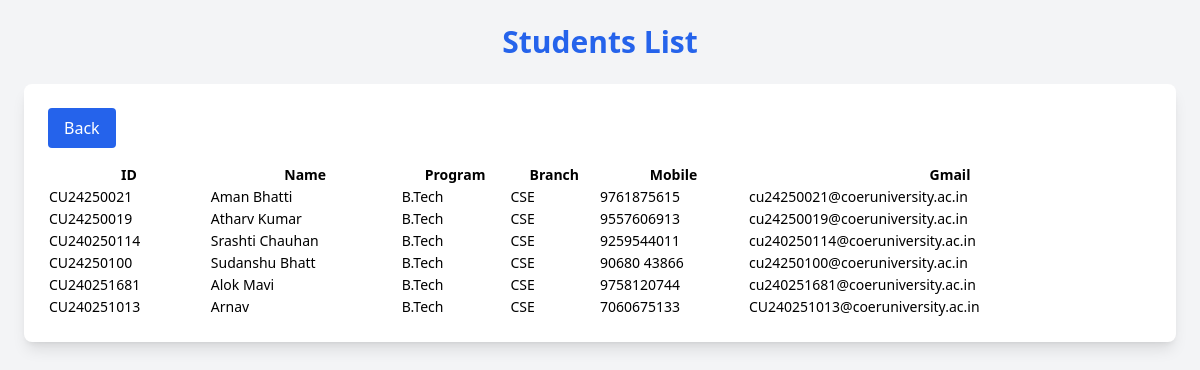
Before: /students with the older database file.
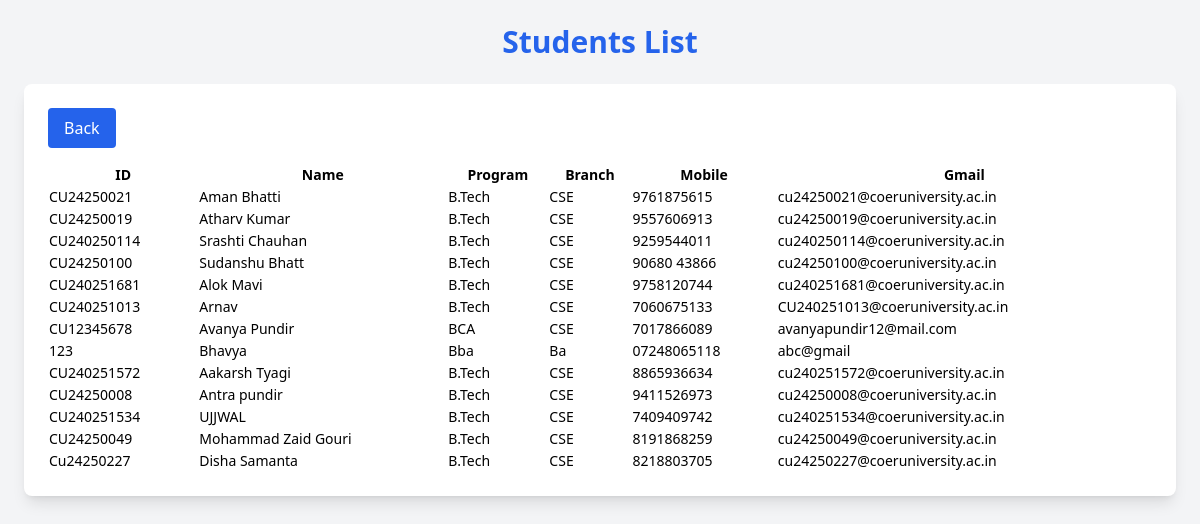
After: the same page with the newer database file.
### tables this page shows
CREATE TABLE students (
    ID TEXT PRIMARY KEY,
    Name TEXT,
    Program TEXT,
    Branch TEXT,
    Mobile TEXT,
    Gmail TEXT
);

### app.py (the view)
@app.route('/students')
def students():
    try:
        conn = sqlite3.connect('database.db')
        cursor = conn.cursor()
        cursor.execute("SELECT ID, Name, Program, Branch, Mobile, Gmail FROM students")
        data = cursor.fetchall()
        conn.close()
        return render_template('students.html', students=data)
    except Exception as e:
        return str(e)

### templates/students.html (shortened to what this page needs)
<!DOCTYPE html>
<html lang="en">
<head>
  <script src="https://cdn.tailwindcss.com"></script>
  <link rel="stylesheet" href="https://cdn.datatables.net/1.13.4/css/jquery.dataTables.min.css">
  <link rel="stylesheet" href="https://cdn.datatables.net/buttons/2.4.2/css/buttons.dataTables.min.css">
  <link rel="stylesheet" href="https://cdn.datatables.net/responsive/2.4.1/css/responsive.dataTables.min.css">
</head>
<body class="bg-gray-100 min-h-screen">
  <h1 class="text-3xl font-bold text-center text-blue-600 py-6">Students List</h1>
  <div class="max-w-6xl mx-auto bg-white shadow-lg p-6 rounded-lg overflow-x-auto">
    <button onclick="window.location.href='/'" class="bg-blue-600 text-white px-4 py-2 rounded mb-4">
      Back
    </button>
    <table id="studentsTable" class="display nowrap w-full text-sm">
      <thead>
        <tr>
          <th>ID</th>
          <th>Name</th>
          <th>Program</th>
          <th>Branch</th>
          <th>Mobile</th>
          <th>Gmail</th>
        </tr>
      </thead>
      <tbody>
        {% for s in students %}
        <tr>
          <td>{{ s[0] }}</td>
          <td>{{ s[1] }}</td>
          <td>{{ s[2] }}</td>
          <td>{{ s[3] }}</td>
          <td>{{ s[4] }}</td>
          <td>{{ s[5] }}</td>
        </tr>
        {% endfor %}
      </tbody>
    </table>
  </div>
</body>
</html>

Changed rows visible on the page:
added students: ID "CU12345678", Name "Avanya Pundir", Program "BCA", Branch "CSE", Mobile "7017866089", Gmail "avanyapundir12@mail.com"
added students: ID "123", Name "Bhavya", Program "Bba", Branch "Ba", Mobile "07248065118", Gmail "abc@gmail"
added students: ID "CU240251572", Name "Aakarsh Tyagi", Program "B.Tech", Branch "CSE", Mobile "8865936634", Gmail "cu240251572@coeruniversity.ac.in"
added students: ID "CU24250008", Name "Antra pundir", Program "B.Tech", Branch "CSE", Mobile "9411526973", Gmail "cu24250008@coeruniversity.ac.in"
added students: ID "CU240251534", Name "UJJWAL", Program "B.Tech", Branch "CSE", Mobile "7409409742", Gmail "cu240251534@coeruniversity.ac.in"
added students: ID "CU24250049", Name "Mohammad Zaid Gouri", Program "B.Tech", Branch "CSE", Mobile "8191868259", Gmail "cu24250049@coeruniversity.ac.in"
added students: ID "Cu24250227", Name "Disha Samanta", Program "B.Tech", Branch "CSE", Mobile "8218803705", Gmail "cu24250227@coeruniversity.ac.in"
